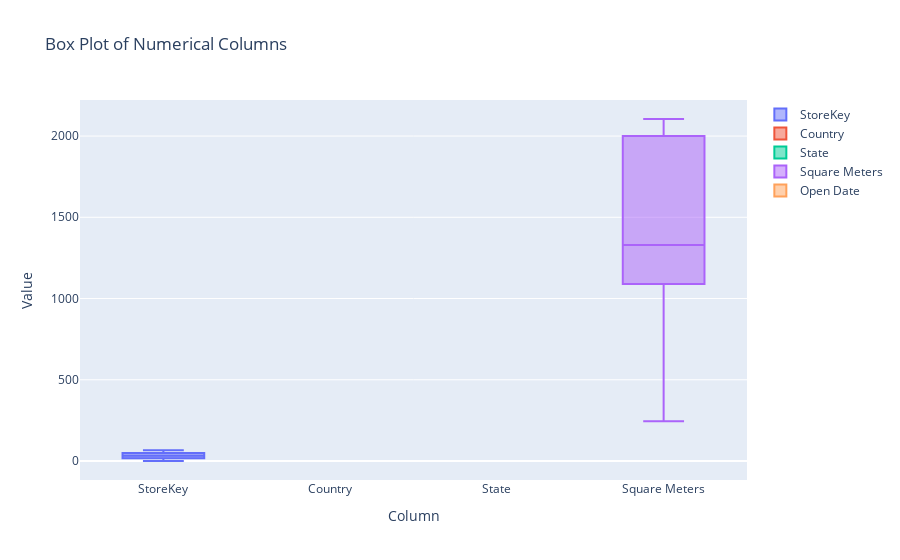

Notebook code cell kept with this figure:
### Markdown cell above
BOX PLOT

### Code cell
import plotly.graph_objects as go
fig = go.Figure()

for column in final3.columns:
    fig.add_trace(go.Box(
        y=final3[column],
        name=column
    ))

# Update layout
fig.update_layout(
    title="Box Plot of Numerical Columns",
    yaxis_title="Value",
    xaxis_title="Column"
)

# Show the plot
fig.show()

### Figure 1 — Plotly figure (JSON) as saved in the notebook; plotly's stock layout.template omitted (floating-point values rounded to 4 significant figures)
{"data": [{"name": "StoreKey", "type": "box", "y": [1, 2, 3, 4, 5, 6, 7, 8, 9, 10, 11, 12, 13, 14, 15, 16, 17, 18, 19, 20, 21, 22, 23, 24, 25, 26, 27, 28, 29, 30, 31, 32, 33, 34, 35, 36, 37, 38, 39, 40, 41, 42, 43, 44, 45, 46, 47, 48, 49, 50, 51, 52, 53, 54, 55, 56, 57, 58, 59, 60, 61, 62, 63, 64, 65, 66, 0]}, {"name": "Country", "type": "box", "y": ["Australia", "Australia", "Australia", "Australia", "Australia", "Australia", "Canada", "Canada", "Canada", "Canada", "Canada", "France", "France", "France", "France", "France", "France", "France", "Germany", "Germany", "Germany", "Germany", "Germany", "Germany", "Germany", "Germany", "Germany", "Italy", "Italy", "Italy", "Netherlands", "Netherlands", "Netherlands", "Netherlands", "Netherlands", "United Kingdom", "United Kingdom", "United Kingdom", "United Kingdom", "United Kingdom", "United Kingdom", "United Kingdom", "United States", "United States", "United States", "United States", "United States", "United States", "United States", "United States", "United States", "United States", "United States", "United States", "United States", "United States", "United States", "United States", "United States", "United States", "United States", "United States", "United States", "United States", "United States", "United States", "Online"]}, {"name": "State", "type": "box", "y": ["Australian Capital Territory", "Northern Territory", "South Australia", "Tasmania", "Victoria", "Western Australia", "New Brunswick", "Newfoundland and Labrador", "Northwest Territories", "Nunavut", "Yukon", "Basse-Normandie", "Corse", "Franche-Comté", "La Réunion", "Limousin", "Martinique", "Mayotte", "Berlin", "Brandenburg", "Freie Hansestadt Bremen", "Freistaat Thüringen", "Hamburg", "Hessen", "Mecklenburg-Vorpommern", "Saarland", "Sachsen-Anhalt", "Caltanissetta", "Enna", "Pesaro", "Drenthe", "Flevoland", "Friesland", "Groningen", "Zeeland", "Armagh", "Ayrshire", "Belfast", "Blaenau Gwent", "Dungannon and South Tyrone", "Fermanagh", "North Down", "Alaska", "Arkansas", "Connecticut", "Delaware", "Hawaii", "Idaho", "Iowa", "Kansas", "Maine", "Mississippi", "Montana", "Nebraska", "Nevada", "New Hampshire", "New Mexico", "North Dakota", "Oregon", "Rhode Island", "South Carolina", "South Dakota", "Utah", "Washington DC", "West Virginia", "Wyoming", "Online"]}, {"name": "Square Meters", "type": "box", "y": [595, 665, 2000, 2000, 2000, 2000, 1105, 2105, 1500, 1210, 1210, 350, 245, 350, 400, 385, 350, 310, 1295, 1715, 560, 2000, 1365, 1855, 1610, 350, 2000, 1200, 1000, 2100, 1085, 910, 1540, 1365, 1225, 1300, 2100, 1800, 2100, 1300, 2100, 1900, 1190, 2000, 2000, 1015, 1120, 1540, 2000, 2000, 1295, 2000, 1260, 2000, 2000, 1260, 1645, 1330, 2000, 1260, 2000, 1120, 2000, 1330, 1785, 840, 840]}, {"name": "Open Date", "type": "box", "y": ["2008-01-01T00:00:00", "2008-01-12T00:00:00", "2012-01-07T00:00:00", "2010-01-01T00:00:00", "2015-12-09T00:00:00", "2010-01-01T00:00:00", "2007-05-07T00:00:00", "2014-07-02T00:00:00", "2005-03-04T00:00:00", "2015-04-04T00:00:00", "2009-06-03T00:00:00", "2012-06-06T00:00:00", "2013-06-07T00:00:00", "2009-12-15T00:00:00", "2015-01-01T00:00:00", "2010-06-03T00:00:00", "2007-07-08T00:00:00", "2012-08-08T00:00:00", "2015-04-04T00:00:00", "2012-12-15T00:00:00", "2018-06-03T00:00:00", "2008-03-06T00:00:00", "2010-01-01T00:00:00", "2012-12-15T00:00:00", "2010-01-01T00:00:00", "2019-03-05T00:00:00", "2008-08-08T00:00:00", "2012-12-15T00:00:00", "2008-01-01T00:00:00", "2008-01-12T00:00:00", "2012-01-07T00:00:00", "2010-01-01T00:00:00", "2015-12-09T00:00:00", "2010-01-01T00:00:00", "2007-05-07T00:00:00", "2014-07-02T00:00:00", "2005-03-04T00:00:00", "2015-04-04T00:00:00", "2009-06-03T00:00:00", "2012-06-06T00:00:00", "2013-06-07T00:00:00", "2009-12-15T00:00:00", "2015-01-01T00:00:00", "2010-06-03T00:00:00", "2007-07-08T00:00:00", "2012-08-08T00:00:00", "2015-04-04T00:00:00", "2012-12-15T00:00:00", "2018-06-03T00:00:00", "2008-03-06T00:00:00", "2010-01-01T00:00:00", "2009-06-03T00:00:00", "2012-06-06T00:00:00", "2013-06-07T00:00:00", "2009-12-15T00:00:00", "2015-01-01T00:00:00", "2010-06-03T00:00:00", "2007-07-08T00:00:00", "2012-08-08T00:00:00", "2005-04-04T00:00:00", "2012-12-15T00:00:00", "2018-06-03T00:00:00", "2008-03-06T00:00:00", "2010-01-01T00:00:00", "2012-01-01T00:00:00", "2014-01-01T00:00:00", "2010-01-01T00:00:00"]}], "layout": {"autosize": true, "title": {"text": "Box Plot of Numerical Columns"}, "xaxis": {"autorange": true, "range": [-0.5, 3.5], "title": {"text": "Column"}, "type": "category"}, "yaxis": {"autorange": true, "range": [-116.9, 2222.0], "title": {"text": "Value"}, "type": "linear"}}}
